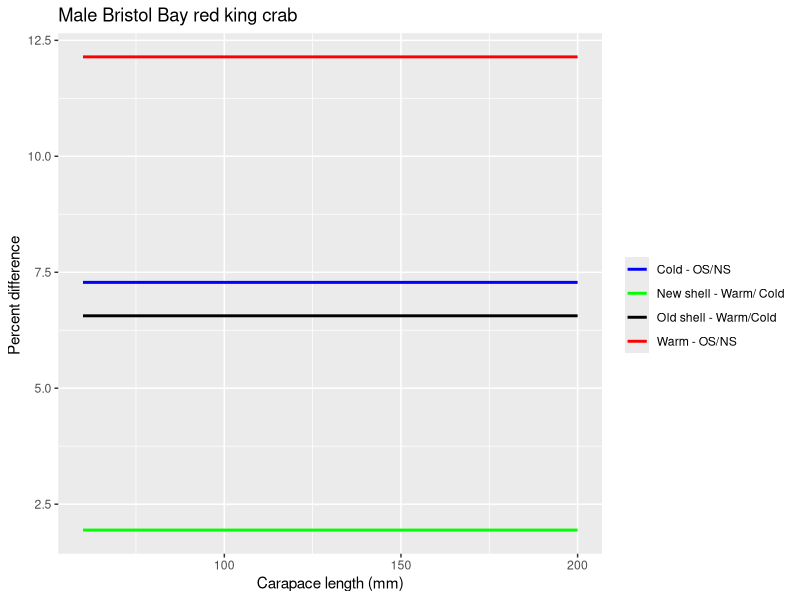
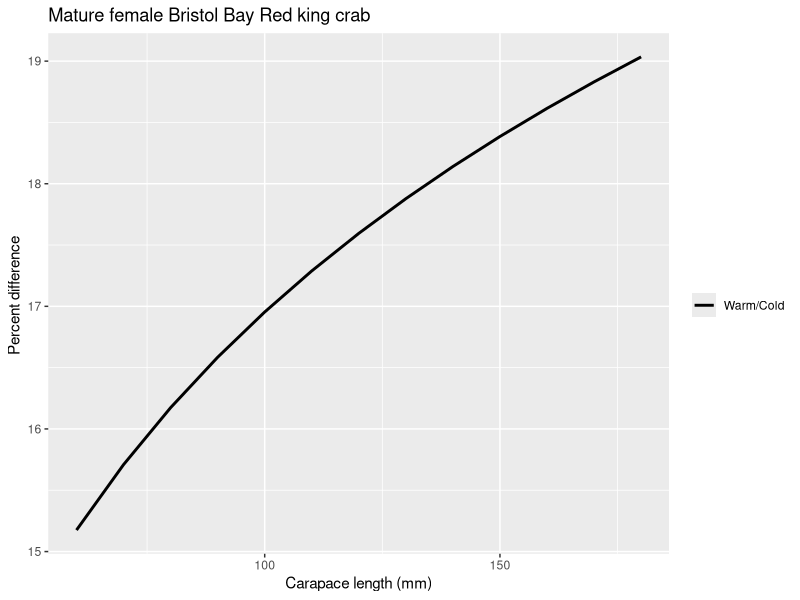
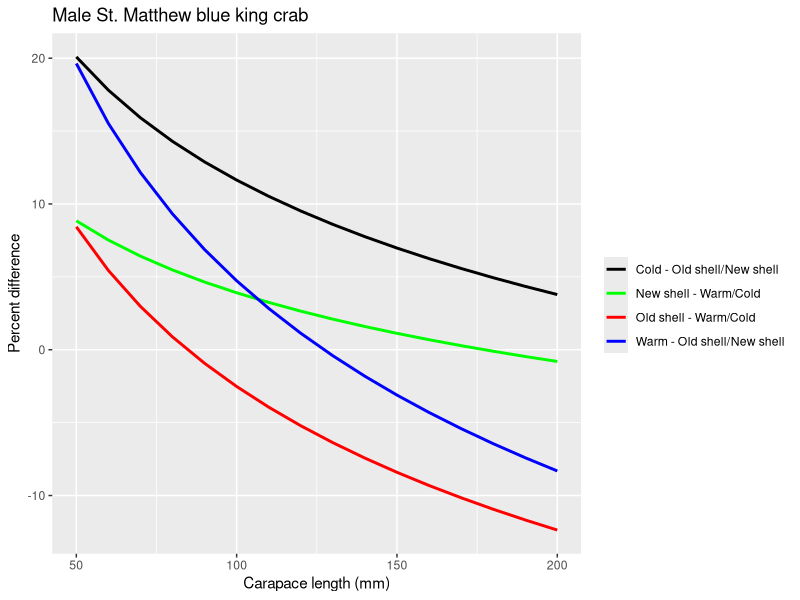
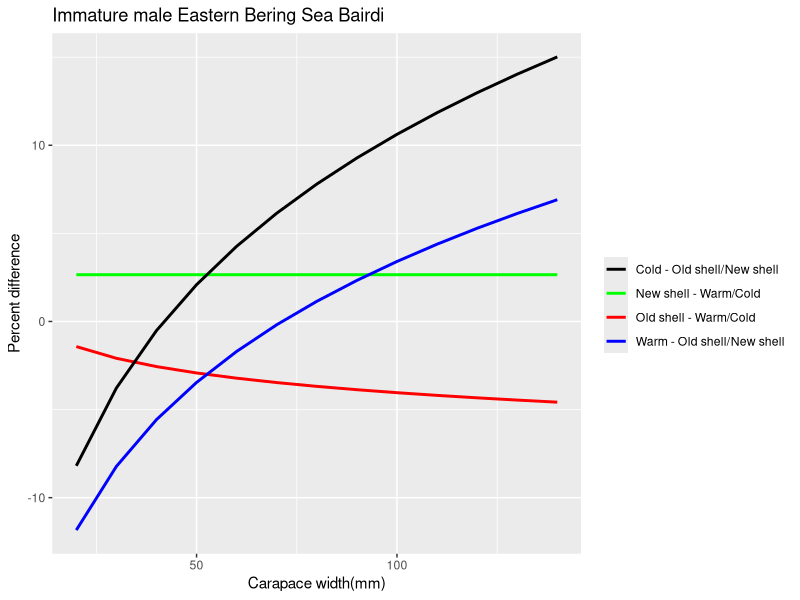
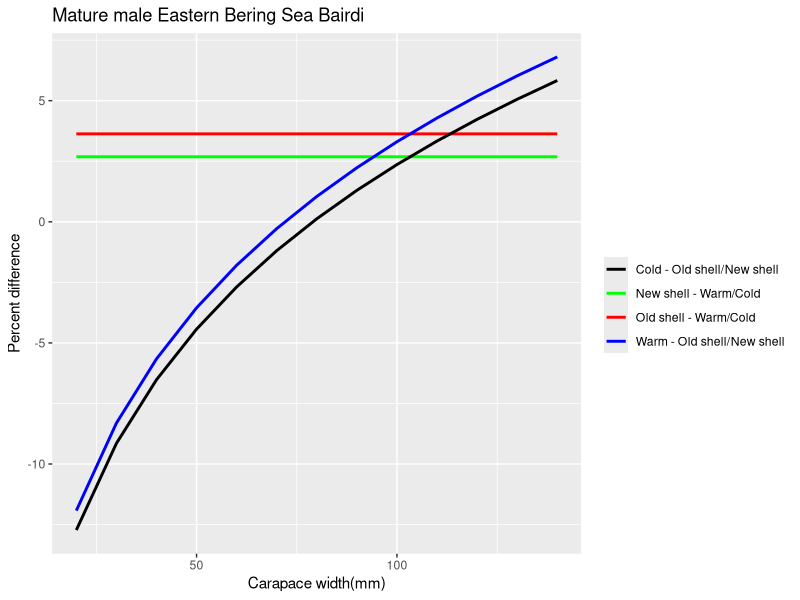
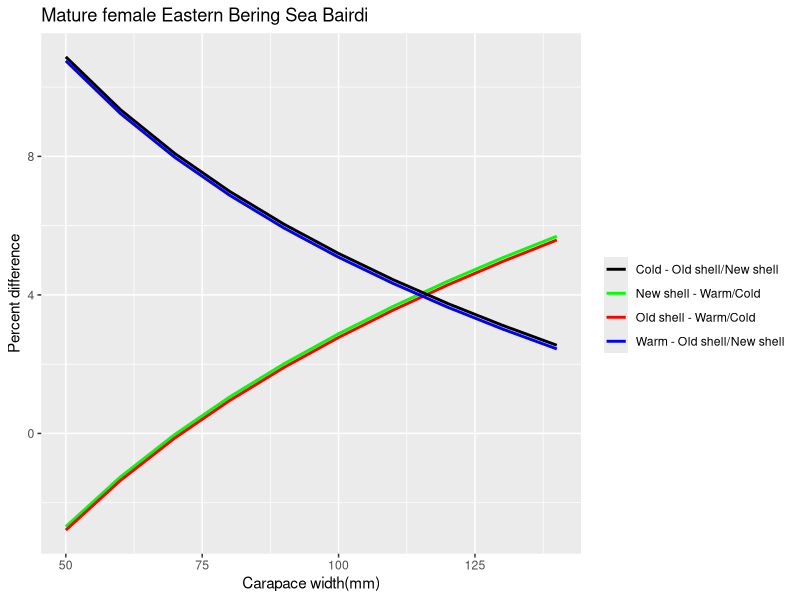
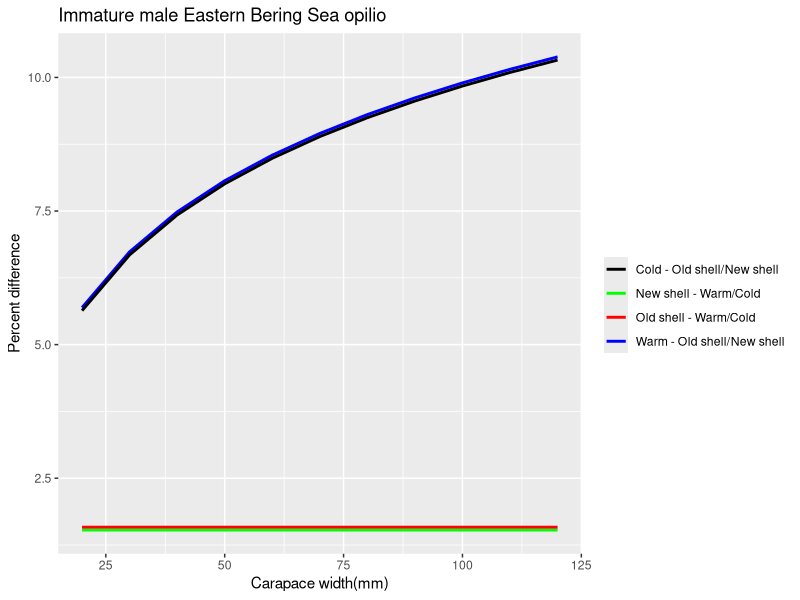
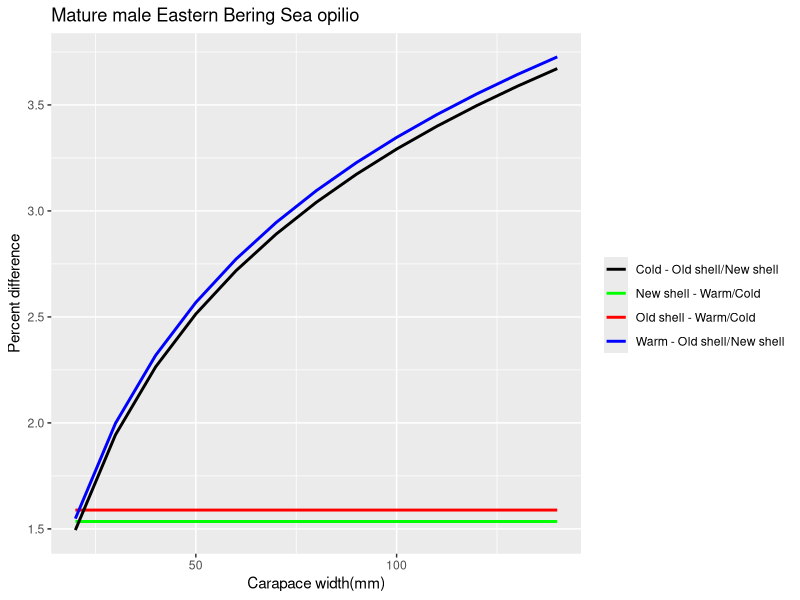

Write R code to recreate these figures, in order.
rm(list = ls())
# Jon Richar 
# 6/16/2020
library(tidyverse)
library(stats)
library(nlme)
library(ggpubr)
library(ggplot2)

pct_dif<-read.csv("./DATA/Biomass_DATA/Calc_weight_differences_ML.csv")

names(pct_dif)


###############################################################################################
################################# BBRKC #######################################################
###############################################################################################


################################## Abbreviate ###################################################
Size10mm<-pct_dif$Size10[6:20]
BBRKC_MALE_COLD_NS<-pct_dif$BBRKC_MALE_COLD_NS[6:20]
BBRKC_MALE_WARM_NS<-pct_dif$BBRKC_MALE_WARM_NS[6:20]
BBRKC_MALE_COLD_OS<-pct_dif$BBRKC_MALE_COLD_OS[6:20]
BBRKC_MALE_WARM_OS<-pct_dif$BBRKC_MALE_WARM_OS[6:20]

BBRKC_WARM_COLD_NS_dif<-((BBRKC_MALE_WARM_NS-BBRKC_MALE_COLD_NS)/BBRKC_MALE_COLD_NS)*100
BBRKC_WARM_COLD_OS_dif<-((BBRKC_MALE_WARM_OS-BBRKC_MALE_COLD_OS)/BBRKC_MALE_COLD_OS)*100
BBRKC_WARM_OS_NS_dif<-((BBRKC_MALE_WARM_OS-BBRKC_MALE_WARM_NS)/BBRKC_MALE_WARM_NS)*100
BBRKC_COLD_OS_NS_dif<-((BBRKC_MALE_COLD_OS-BBRKC_MALE_COLD_NS)/BBRKC_MALE_COLD_NS)*100

rkc_dat<-as.data.frame(cbind(Size10mm,BBRKC_WARM_COLD_NS_dif,BBRKC_WARM_COLD_OS_dif,BBRKC_WARM_OS_NS_dif,BBRKC_COLD_OS_NS_dif))
rkc_dat

ggplot(rkc_dat,aes(x=Size10mm))+
  geom_line(aes(y=BBRKC_WARM_COLD_NS_dif,color = "New shell - Warm/ Cold"),size=1,linetype=1)+
  geom_line(aes(y=BBRKC_WARM_COLD_OS_dif,color="Old shell - Warm/Cold"),size=1,linetype=1)+
  geom_line(aes(y=BBRKC_WARM_OS_NS_dif,color = "Warm - OS/NS"),size=1,linetype=1)+
  geom_line(aes(y=BBRKC_COLD_OS_NS_dif,color="Cold - OS/NS"),size=1,linetype=1)+
  scale_colour_manual(name='',values=c('New shell - Warm/ Cold'='green','Old shell - Warm/Cold' = 'black','Warm - OS/NS'='red','Cold - OS/NS' = 'blue'))+
  guides(colour = guide_legend(override.aes = list(linetype=c(1,1,1,1))))+
  labs(color = "Category",x = "Carapace length (mm)", y = "Percent difference ",title="Male Bristol Bay red king crab")

rkc_all_short<-ggplot(rkc_dat,aes(x=Size10mm))+
  geom_line(aes(y=BBRKC_WARM_COLD_NS_dif,color = "New shell - Warm/ Cold"),size=1,linetype=1)+
  geom_line(aes(y=BBRKC_WARM_COLD_OS_dif,color="Old shell - Warm/Cold"),size=1,linetype=1)+
  geom_line(aes(y=BBRKC_WARM_OS_NS_dif,color = "Warm - OS/NS"),size=1,linetype=1)+
  geom_line(aes(y=BBRKC_COLD_OS_NS_dif,color="Cold - OS/NS"),size=1,linetype=1)+
  scale_colour_manual(name='',values=c('New shell - Warm/ Cold'='green','Old shell - Warm/Cold' = 'black','Warm - OS/NS'='red','Cold - OS/NS' = 'blue'))+
  guides(colour = guide_legend(override.aes = list(linetype=c(1,1,1,1))))+
  labs(color = "Category",x = "Carapace length (mm)", y = "Percent difference ",title="Male Bristol Bay red king crab")

#########################################################################################
################################ Females ##################################################

Size10mm<-pct_dif$Size10[6:18]
BBRKC_MATFEM_COLD<-pct_dif$BBRKC_MATFEM_COLD[6:18]
BBRKC_MATFEM_WARM<-pct_dif$BBRKC_MATFEM_WARM[6:18]

BBRKC_MATFEM_WARM_COLD_dif<-((BBRKC_MATFEM_WARM-BBRKC_MATFEM_COLD)/BBRKC_MATFEM_COLD)*100
BBRKC_MATFEM_WARM_COLD_dif
femrkc_dat<-as.data.frame(cbind(Size10mm,BBRKC_MATFEM_WARM_COLD_dif))

ggplot(femrkc_dat,aes(x=Size10mm))+
  geom_line(aes(y=BBRKC_MATFEM_WARM_COLD_dif,color = "Warm/Cold"),size=1)+
  scale_colour_manual(name='',values=c('Warm/Cold'='black'))+
  guides(colour = guide_legend(override.aes = list(linetype=c(1))))+
  labs(color = "Category",x = "Carapace length (mm)", y = "Percent difference ",title="Mature female Bristol Bay Red king crab")

rkc_fem_short<-ggplot(femrkc_dat,aes(x=Size10mm))+
  geom_line(aes(y=BBRKC_MATFEM_WARM_COLD_dif,color = "Warm/Cold"),size=1)+
  scale_colour_manual(name='',values=c('Warm/Cold'='black'))+
  guides(colour = guide_legend(override.aes = list(linetype=c(1))))+
  labs(color = "Category",x = "Carapace length (mm)", y = "Percent difference ",title="Mature female Bristol Bay Red king crab")

#############################################################################################
################################ SMBKC ######################################################
#############################################################################################



Size10mm<-pct_dif$Size10mm[5:20]
SMBKC_MALE_COLD_NS<-pct_dif$SMBKC_MALE_COLD_NS[5:20]
SMBKC_MALE_WARM_NS<-pct_dif$SMBKC_MALE_WARM_NS[5:20]
SMBKC_MALE_COLD_OS<-pct_dif$SMBKC_MALE_COLD_OS[5:20]
SMBKC_MALE_WARM_OS<-pct_dif$SMBKC_MALE_WARM_OS[5:20]

SMBKC_MALE_NS_WARM_COLD_dif<-((SMBKC_MALE_WARM_NS-SMBKC_MALE_COLD_NS)/SMBKC_MALE_COLD_NS)*100
SMBKC_MALE_OS_WARM_COLD_dif<-((SMBKC_MALE_WARM_OS-SMBKC_MALE_COLD_OS)/SMBKC_MALE_COLD_OS)*100
SMBKC_MALE_OS_NS_WARM_dif<-((SMBKC_MALE_WARM_OS-SMBKC_MALE_WARM_NS)/SMBKC_MALE_WARM_NS)*100
SMBKC_MALE_OS_NS_COLD_dif<-((SMBKC_MALE_COLD_OS-SMBKC_MALE_COLD_NS)/SMBKC_MALE_COLD_NS)*100

smbkc_dat<-as.data.frame(cbind(Size10mm,SMBKC_MALE_NS_WARM_COLD_dif,SMBKC_MALE_OS_WARM_COLD_dif,SMBKC_MALE_OS_NS_WARM_dif,SMBKC_MALE_OS_NS_COLD_dif))

ggplot(smbkc_dat,aes(x=Size10mm))+
  geom_line(aes(y=SMBKC_MALE_NS_WARM_COLD_dif,color = "New shell - Warm/Cold"),size=1)+
  geom_line(aes(y=SMBKC_MALE_OS_WARM_COLD_dif,color="Old shell - Warm/Cold"),size=1)+
  geom_line(aes(y=SMBKC_MALE_OS_NS_WARM_dif,color = "Warm - Old shell/New shell"),size=1)+
  geom_line(aes(y=SMBKC_MALE_OS_NS_COLD_dif,color="Cold - Old shell/New shell"),size = 1)+
  scale_colour_manual(name='',values=c('New shell - Warm/Cold'='green','Old shell - Warm/Cold' = 'red','Warm - Old shell/New shell'='blue','Cold - Old shell/New shell' = 'black'))+
  guides(colour = guide_legend(override.aes = list(linetype=c(1,1,1,1))))+
  labs(color = "Category",x = "Carapace length (mm)", y = "Percent difference",title="Male St. Matthew blue king crab")

smbkc_short<-ggplot(smbkc_dat,aes(x=Size10mm))+
  geom_line(aes(y=SMBKC_MALE_NS_WARM_COLD_dif,color = "New shell - Warm/Cold"),size=1)+
  geom_line(aes(y=SMBKC_MALE_OS_WARM_COLD_dif,color="Old shell - Warm/Cold"),size=1)+
  geom_line(aes(y=SMBKC_MALE_OS_NS_WARM_dif,color = "Warm - Old shell/New shell"),size=1)+
  geom_line(aes(y=SMBKC_MALE_OS_NS_COLD_dif,color="Cold - Old shell/New shell"),size = 1)+
  scale_colour_manual(name='',values=c('New shell - Warm/Cold'='green','Old shell - Warm/Cold' = 'red','Warm - Old shell/New shell'='blue','Cold - Old shell/New shell' = 'black'))+
  guides(colour = guide_legend(override.aes = list(linetype=c(1,1,1,1))))+
  labs(color = "Category",x = "Carapace length (mm)", y = "Percent difference",title="Male St. Matthew blue king crab")

#########################################################################################################
################################### BAIRDI ##############################################################

#################################### Immature  Males ####################################################

Size10mm<-pct_dif$Size10mm[2:14]
EBSCB_Immatmale_NS_COLD<-pct_dif$EBSCB_Immatmale_NS_COLD[2:14]
EBSCB_Immatmale_NS_WARM<-pct_dif$EBSCB_Immatmale_NS_WARM[2:14]
EBSCB_Immatmale_OS_COLD<-pct_dif$EBSCB_Immatmale_OS_COLD[2:14]
EBSCB_Immatmale_OS_WARM<-pct_dif$EBSCB_Immatmale_OS_WARM[2:14]

EBSCB_Immatmale_NS_WARM_COLD_dif<-((EBSCB_Immatmale_NS_WARM-EBSCB_Immatmale_NS_COLD)/EBSCB_Immatmale_NS_COLD)*100
EBSCB_Immatmale_OS_WARM_COLD_dif<-((EBSCB_Immatmale_OS_WARM-EBSCB_Immatmale_OS_COLD)/EBSCB_Immatmale_OS_COLD)*100
EBSCB_Immatmale_OS_NS_WARM_dif<-((EBSCB_Immatmale_OS_WARM-EBSCB_Immatmale_NS_WARM)/EBSCB_Immatmale_NS_WARM)*100
EBSCB_Immatmale_OS_NS_COLD_dif<-((EBSCB_Immatmale_OS_COLD-EBSCB_Immatmale_NS_COLD)/EBSCB_Immatmale_NS_COLD)*100

cb_immatdat<-as.data.frame(cbind(Size10mm,
                                 EBSCB_Immatmale_NS_WARM_COLD_dif,
                                 EBSCB_Immatmale_OS_WARM_COLD_dif,
                                 EBSCB_Immatmale_OS_NS_WARM_dif,
                                 EBSCB_Immatmale_OS_NS_COLD_dif))

ggplot(cb_immatdat,aes(x=Size10mm))+
  geom_line(aes(y=EBSCB_Immatmale_NS_WARM_COLD_dif,color = "New shell - Warm/Cold"),size=1)+
  geom_line(aes(y=EBSCB_Immatmale_OS_WARM_COLD_dif,color="Old shell - Warm/Cold"),size = 1)+
  geom_line(aes(y=EBSCB_Immatmale_OS_NS_WARM_dif,color = "Warm - Old shell/New shell"),size = 1)+
  geom_line(aes(y=EBSCB_Immatmale_OS_NS_COLD_dif,color="Cold - Old shell/New shell"),size=1)+
  scale_colour_manual(name='',values=c('New shell - Warm/Cold'='green','Old shell - Warm/Cold' = 'red','Warm - Old shell/New shell'='blue','Cold - Old shell/New shell' = 'black'))+
  guides(colour = guide_legend(override.aes = list(linetype=c(1,1,1,1))))+
  labs(color = "Category",x = "Carapace width(mm)", y = "Percent difference",title="Immature male Eastern Bering Sea Bairdi")

cb_immat_short<-ggplot(cb_immatdat,aes(x=Size10mm))+
  geom_line(aes(y=EBSCB_Immatmale_NS_WARM_COLD_dif,color = "New shell - Warm/Cold"),size=1)+
  geom_line(aes(y=EBSCB_Immatmale_OS_WARM_COLD_dif,color="Old shell - Warm/Cold"),size = 1)+
  geom_line(aes(y=EBSCB_Immatmale_OS_NS_WARM_dif,color = "Warm - Old shell/New shell"),size = 1)+
  geom_line(aes(y=EBSCB_Immatmale_OS_NS_COLD_dif,color="Cold - Old shell/New shell"),size=1)+
  scale_colour_manual(name='',values=c('New shell - Warm/Cold'='green','Old shell - Warm/Cold' = 'red','Warm - Old shell/New shell'='blue','Cold - Old shell/New shell' = 'black'))+
  guides(colour = guide_legend(override.aes = list(linetype=c(1,1,1,1))))+
  labs(color = "Category",x = "Carapace width(mm)", y = "Percent difference",title="Immature male Eastern Bering Sea Bairdi")


##########################################################################################################
##################################### Mature  Males#########################################################

Size10mm<-pct_dif$Size10mm[2:14]
EBSCB_Matmale_NS_COLD<-pct_dif$EBSCB_Matmale_NS_COLD[2:14]
EBSCB_Matmale_NS_WARM<-pct_dif$EBSCB_Matmale_NS_WARM[2:14]
EBSCB_Matmale_OS_COLD<-pct_dif$EBSCB_Matmale_OS_COLD[2:14]
EBSCB_Matmale_OS_WARM<-pct_dif$EBSCB_Matmale_OS_WARM[2:14]

EBSCB_Matmale_NS_WARM_COLD_dif<-((EBSCB_Matmale_NS_WARM-EBSCB_Matmale_NS_COLD)/EBSCB_Matmale_NS_COLD)*100
EBSCB_Matmale_OS_WARM_COLD_dif<-((EBSCB_Matmale_OS_WARM-EBSCB_Matmale_OS_COLD)/EBSCB_Matmale_OS_COLD)*100
EBSCB_Matmale_OS_NS_WARM_dif<-((EBSCB_Matmale_OS_WARM-EBSCB_Matmale_NS_WARM)/EBSCB_Matmale_NS_WARM)*100
EBSCB_Matmale_OS_NS_COLD_dif<-((EBSCB_Matmale_OS_COLD-EBSCB_Matmale_NS_COLD)/EBSCB_Matmale_NS_COLD)*100

cb_matdat<-as.data.frame(cbind(Size10mm,
                               EBSCB_Matmale_NS_WARM_COLD_dif,
                               EBSCB_Matmale_OS_WARM_COLD_dif,
                               EBSCB_Matmale_OS_NS_WARM_dif,
                               EBSCB_Matmale_OS_NS_COLD_dif))

ggplot(cb_matdat,aes(x=Size10mm))+
  geom_line(aes(y=EBSCB_Matmale_NS_WARM_COLD_dif,color = "New shell - Warm/Cold"),size=1)+
  geom_line(aes(y=EBSCB_Matmale_OS_WARM_COLD_dif,color="Old shell - Warm/Cold"),size = 1)+
  geom_line(aes(y=EBSCB_Matmale_OS_NS_WARM_dif,color = "Warm - Old shell/New shell"),size = 1)+
  geom_line(aes(y=EBSCB_Matmale_OS_NS_COLD_dif,color="Cold - Old shell/New shell"),size=1)+
  scale_colour_manual(name='',values=c('New shell - Warm/Cold'='green','Old shell - Warm/Cold' = 'red','Warm - Old shell/New shell'='blue','Cold - Old shell/New shell' = 'black'))+
  guides(colour = guide_legend(override.aes = list(linetype=c(1,1,1,1))))+
  labs(color = "Category",x = "Carapace width(mm)", y = "Percent difference",title="Mature male Eastern Bering Sea Bairdi")

cb_matmale_short<-ggplot(cb_matdat,aes(x=Size10mm))+
  geom_line(aes(y=EBSCB_Matmale_NS_WARM_COLD_dif,color = "New shell - Warm/Cold"),size=1)+
  geom_line(aes(y=EBSCB_Matmale_OS_WARM_COLD_dif,color="Old shell - Warm/Cold"),size = 1)+
  geom_line(aes(y=EBSCB_Matmale_OS_NS_WARM_dif,color = "Warm - Old shell/New shell"),size = 1)+
  geom_line(aes(y=EBSCB_Matmale_OS_NS_COLD_dif,color="Cold - Old shell/New shell"),size=1)+
  scale_colour_manual(name='',values=c('New shell - Warm/Cold'='green','Old shell - Warm/Cold' = 'red','Warm - Old shell/New shell'='blue','Cold - Old shell/New shell' = 'black'))+
  guides(colour = guide_legend(override.aes = list(linetype=c(1,1,1,1))))+
  labs(color = "Category",x = "Carapace width(mm)", y = "Percent difference",title="Mature male Eastern Bering Sea Bairdi")

########################################################################################################################################
######################################### Females #######################################################################################

Size10mm<-pct_dif$Size10mm[5:14]
EBSCB_MatFemale_NS_COLD<-pct_dif$EBSCB_MatFemale_NS_COLD[5:14]
EBSCB_MatFemale_NS_WARM<-pct_dif$EBSCB_MatFemale_NS_WARM[5:14]
EBSCB_MatFemale_OS_COLD<-pct_dif$EBSCB_MatFemale_OS_COLD[5:14]
EBSCB_MatFemale_OS_WARM<-pct_dif$EBSCB_MatFemale_OS_WARM[5:14]


EBSCB_MatFemale_NS_WARM_COLD_dif<-((EBSCB_MatFemale_NS_WARM-EBSCB_MatFemale_NS_COLD)/EBSCB_MatFemale_NS_COLD)*100
EBSCB_MatFemale_OS_WARM_COLD_dif<-((EBSCB_MatFemale_OS_WARM-EBSCB_MatFemale_OS_COLD)/EBSCB_MatFemale_OS_COLD)*100
EBSCB_MatFemale_OS_NS_WARM_dif<-((EBSCB_MatFemale_OS_WARM-EBSCB_MatFemale_NS_WARM)/EBSCB_MatFemale_NS_WARM)*100
EBSCB_MatFemale_OS_NS_COLD_dif<-((EBSCB_MatFemale_OS_COLD-EBSCB_MatFemale_NS_COLD)/EBSCB_MatFemale_NS_COLD)*100

cb_matfemdat<-as.data.frame(cbind(Size10mm,
                                  EBSCB_MatFemale_NS_WARM_COLD_dif,
                                  EBSCB_MatFemale_OS_WARM_COLD_dif,
                                  EBSCB_MatFemale_OS_NS_WARM_dif,
                                  EBSCB_MatFemale_OS_NS_COLD_dif))

ggplot(cb_matfemdat,aes(x=Size10mm))+
  geom_line(aes(y=EBSCB_MatFemale_NS_WARM_COLD_dif,color = "New shell - Warm/Cold"),size=1)+
  geom_line(aes(y=EBSCB_MatFemale_OS_WARM_COLD_dif,color="Old shell - Warm/Cold"),size = 1)+
  geom_line(aes(y=EBSCB_MatFemale_OS_NS_WARM_dif,color = "Warm - Old shell/New shell"),size = 1)+
  geom_line(aes(y=EBSCB_MatFemale_OS_NS_COLD_dif,color="Cold - Old shell/New shell"),size=1)+
  scale_colour_manual(name='',values=c('New shell - Warm/Cold'='green','Old shell - Warm/Cold' = 'red','Warm - Old shell/New shell'='blue','Cold - Old shell/New shell' = 'black'))+
  guides(colour = guide_legend(override.aes = list(linetype=c(1,1,1,1))))+
  labs(color = "Category",x = "Carapace width(mm)", y = "Percent difference",title="Mature female Eastern Bering Sea Bairdi")

cb_matfem_short<-ggplot(cb_matfemdat,aes(x=Size10mm))+
  geom_line(aes(y=EBSCB_MatFemale_NS_WARM_COLD_dif,color = "New shell - Warm/Cold"),size=1)+
  geom_line(aes(y=EBSCB_MatFemale_OS_WARM_COLD_dif,color="Old shell - Warm/Cold"),size = 1)+
  geom_line(aes(y=EBSCB_MatFemale_OS_NS_WARM_dif,color = "Warm - Old shell/New shell"),size = 1)+
  geom_line(aes(y=EBSCB_MatFemale_OS_NS_COLD_dif,color="Cold - Old shell/New shell"),size=1)+
  scale_colour_manual(name='',values=c('New shell - Warm/Cold'='green','Old shell - Warm/Cold' = 'red','Warm - Old shell/New shell'='blue','Cold - Old shell/New shell' = 'black'))+
  guides(colour = guide_legend(override.aes = list(linetype=c(1,1,1,1))))+
  labs(color = "Category",x = "Carapace width(mm)", y = "Percent difference",title="Mature female Eastern Bering Sea Bairdi")

####################################################################################################################################
############################################################# OPILIO#################################################################
# Immature  Males
################################## Abbreviate ####################################################################
Size10mm<-pct_dif$Size10mm[2:12]
EBSCO_Immatmale_NS_COLD<-pct_dif$EBSCO_Immatmale_NS_COLD[2:12]
EBSCO_Immatmale_NS_WARM<-pct_dif$EBSCO_Immatmale_NS_WARM[2:12]
EBSCO_Immatmale_OS_COLD<-pct_dif$EBSCO_Immatmale_OS_COLD[2:12]
EBSCO_Immatmale_OS_WARM<-pct_dif$EBSCO_Immatmale_OS_WARM[2:12]

EBSCO_Immatmale_NS_WARM_COLD_dif<-((EBSCO_Immatmale_NS_WARM-EBSCO_Immatmale_NS_COLD)/EBSCO_Immatmale_NS_COLD)*100
EBSCO_Immatmale_OS_WARM_COLD_dif<-((EBSCO_Immatmale_OS_WARM-EBSCO_Immatmale_OS_COLD)/EBSCO_Immatmale_OS_COLD)*100
EBSCO_Immatmale_OS_NS_WARM_dif<-((EBSCO_Immatmale_OS_WARM-EBSCO_Immatmale_NS_WARM)/EBSCO_Immatmale_NS_WARM)*100
EBSCO_Immatmale_OS_NS_COLD_dif<-((EBSCO_Immatmale_OS_COLD-EBSCO_Immatmale_NS_COLD)/EBSCO_Immatmale_NS_COLD)*100

co_immatdat<-as.data.frame(cbind(Size10mm,
                                 EBSCO_Immatmale_NS_WARM_COLD_dif,
                                 EBSCO_Immatmale_OS_WARM_COLD_dif,
                                 EBSCO_Immatmale_OS_NS_WARM_dif,
                                 EBSCO_Immatmale_OS_NS_COLD_dif))

ggplot(co_immatdat,aes(x=Size10mm))+
  geom_line(aes(y=EBSCO_Immatmale_NS_WARM_COLD_dif,color = "New shell - Warm/Cold"),size=1)+
  geom_line(aes(y=EBSCO_Immatmale_OS_WARM_COLD_dif,color="Old shell - Warm/Cold"),size = 1)+
  geom_line(aes(y=EBSCO_Immatmale_OS_NS_WARM_dif,color = "Warm - Old shell/New shell"),size = 1)+
  geom_line(aes(y=EBSCO_Immatmale_OS_NS_COLD_dif,color="Cold - Old shell/New shell"),size=1)+
  scale_colour_manual(name='',values=c('New shell - Warm/Cold'='green','Old shell - Warm/Cold' = 'red','Warm - Old shell/New shell'='blue','Cold - Old shell/New shell' = 'black'))+
  guides(colour = guide_legend(override.aes = list(linetype=c(1,1,1,1))))+
  labs(color = "Category",x = "Carapace width(mm)", y = "Percent difference",title="Immature male Eastern Bering Sea opilio")

co_immat_short<-ggplot(co_immatdat,aes(x=Size10mm))+
  geom_line(aes(y=EBSCO_Immatmale_NS_WARM_COLD_dif,color = "New shell - Warm/Cold"),size=1)+
  geom_line(aes(y=EBSCO_Immatmale_OS_WARM_COLD_dif,color="Old shell - Warm/Cold"),size = 1)+
  geom_line(aes(y=EBSCO_Immatmale_OS_NS_WARM_dif,color = "Warm - Old shell/New shell"),size = 1)+
  geom_line(aes(y=EBSCO_Immatmale_OS_NS_COLD_dif,color="Cold - Old shell/New shell"),size=1)+
  scale_colour_manual(name='',values=c('New shell - Warm/Cold'='green','Old shell - Warm/Cold' = 'red','Warm - Old shell/New shell'='blue','Cold - Old shell/New shell' = 'black'))+
  guides(colour = guide_legend(override.aes = list(linetype=c(1,1,1,1))))+
  labs(color = "Category",x = "Carapace width(mm)", y = "Percent difference",title="Immature male Eastern Bering Sea opilio")

####################################### Mature  Males ##########################################################################

########################################## Abbreviate ##################################################################################
Size10mm<-pct_dif$Size10mm[2:14]
EBSCO_Matmale_NS_COLD<-pct_dif$EBSCO_Matmale_NS_COLD[2:14]
EBSCO_Matmale_NS_WARM<-pct_dif$EBSCO_Matmale_NS_WARM[2:14]
EBSCO_Matmale_OS_COLD<-pct_dif$EBSCO_Matmale_OS_COLD[2:14]
EBSCO_Matmale_OS_WARM<-pct_dif$EBSCO_Matmale_OS_WARM[2:14]

EBSCO_Matmale_NS_WARM_COLD_dif<-((EBSCO_Matmale_NS_WARM-EBSCO_Matmale_NS_COLD)/EBSCO_Matmale_NS_COLD)*100
EBSCO_Matmale_OS_WARM_COLD_dif<-((EBSCO_Matmale_OS_WARM-EBSCO_Matmale_OS_COLD)/EBSCO_Matmale_OS_COLD)*100
EBSCO_Matmale_OS_NS_WARM_dif<-((EBSCO_Matmale_OS_WARM-EBSCO_Matmale_NS_WARM)/EBSCO_Matmale_NS_WARM)*100
EBSCO_Matmale_OS_NS_COLD_dif<-((EBSCO_Matmale_OS_COLD-EBSCO_Matmale_NS_COLD)/EBSCO_Matmale_NS_COLD)*100

co_matdat<-as.data.frame(cbind(Size10mm,
                               EBSCO_Matmale_NS_WARM_COLD_dif,
                               EBSCO_Matmale_OS_WARM_COLD_dif,
                               EBSCO_Matmale_OS_NS_WARM_dif,
                               EBSCO_Matmale_OS_NS_COLD_dif))

ggplot(co_matdat,aes(x=Size10mm))+
  geom_line(aes(y=EBSCO_Matmale_NS_WARM_COLD_dif,color = "New shell - Warm/Cold"),size=1)+
  geom_line(aes(y=EBSCO_Matmale_OS_WARM_COLD_dif,color="Old shell - Warm/Cold"),size = 1)+
  geom_line(aes(y=EBSCO_Matmale_OS_NS_WARM_dif,color = "Warm - Old shell/New shell"),size = 1)+
  geom_line(aes(y=EBSCO_Matmale_OS_NS_COLD_dif,color="Cold - Old shell/New shell"),size=1)+
  scale_colour_manual(name='',values=c('New shell - Warm/Cold'='green','Old shell - Warm/Cold' = 'red','Warm - Old shell/New shell'='blue','Cold - Old shell/New shell' = 'black'))+
  guides(colour = guide_legend(override.aes = list(linetype=c(1,1,1,1))))+
  labs(color = "Category",x = "Carapace width(mm)", y = "Percent difference",title="Mature male Eastern Bering Sea opilio")

co_matmale_short<-ggplot(co_matdat,aes(x=Size10mm))+
  geom_line(aes(y=EBSCO_Matmale_NS_WARM_COLD_dif,color = "New shell - Warm/Cold"),size=1)+
  geom_line(aes(y=EBSCO_Matmale_OS_WARM_COLD_dif,color="Old shell - Warm/Cold"),size = 1)+
  geom_line(aes(y=EBSCO_Matmale_OS_NS_WARM_dif,color = "Warm - Old shell/New shell"),size = 1)+
  geom_line(aes(y=EBSCO_Matmale_OS_NS_COLD_dif,color="Cold - Old shell/New shell"),size=1)+
  scale_colour_manual(name='',values=c('New shell - Warm/Cold'='green','Old shell - Warm/Cold' = 'red','Warm - Old shell/New shell'='blue','Cold - Old shell/New shell' = 'black'))+
  guides(colour = guide_legend(override.aes = list(linetype=c(1,1,1,1))))+
  labs(color = "Category",x = "Carapace width(mm)", y = "Percent difference",title="Mature male Eastern Bering Sea opilio")


################################################### Females######################################################
################################################### Abbreviate ##################################################
Size10mm<-pct_dif$Size10mm[4:10]
EBSCO_MatFemale_NS_COLD<-pct_dif$EBSCO_MatFemale_NS_COLD[4:10]
EBSCO_MatFemale_NS_WARM<-pct_dif$EBSCO_MatFemale_NS_WARM[4:10]
EBSCO_MatFemale_OS_COLD<-pct_dif$EBSCO_MatFemale_OS_COLD[4:10]
EBSCO_MatFemale_OS_WARM<-pct_dif$EBSCO_MatFemale_OS_WARM[4:10]

EBSCO_MatFemale_NS_WARM_COLD_dif<-((EBSCO_MatFemale_NS_WARM-EBSCO_MatFemale_NS_COLD)/EBSCO_MatFemale_NS_COLD)*100
EBSCO_MatFemale_OS_WARM_COLD_dif<-((EBSCO_MatFemale_OS_WARM-EBSCO_MatFemale_OS_COLD)/EBSCO_MatFemale_OS_COLD)*100
EBSCO_MatFemale_OS_NS_WARM_dif<-((EBSCO_MatFemale_OS_WARM-EBSCO_MatFemale_NS_WARM)/EBSCO_MatFemale_NS_WARM)*100
EBSCO_MatFemale_OS_NS_COLD_dif<-((EBSCO_MatFemale_OS_COLD-EBSCO_MatFemale_NS_COLD)/EBSCO_MatFemale_NS_COLD)*100

co_matfemdat<-as.data.frame(cbind(Size10mm,
                                  EBSCO_MatFemale_NS_WARM_COLD_dif,
                                  EBSCO_MatFemale_OS_WARM_COLD_dif,
                                  EBSCO_MatFemale_OS_NS_WARM_dif,
                                  EBSCO_MatFemale_OS_NS_COLD_dif))

ggplot(co_matfemdat,aes(x=Size10mm))+
  geom_line(aes(y=EBSCO_MatFemale_NS_WARM_COLD_dif,color = "New shell - Warm/Cold"),size=1)+
  geom_line(aes(y=EBSCO_MatFemale_OS_WARM_COLD_dif,color="Old shell - Warm/Cold"),size = 1)+
  geom_line(aes(y=EBSCO_MatFemale_OS_NS_WARM_dif,color = "Warm - Old shell/New shell"),size = 1)+
  geom_line(aes(y=EBSCO_MatFemale_OS_NS_COLD_dif,color="Cold - Old shell/New shell"),size=1)+
  scale_colour_manual(name='',values=c('New shell - Warm/Cold'='green','Old shell - Warm/Cold' = 'red','Warm - Old shell/New shell'='blue','Cold - Old shell/New shell' = 'black'))+
  guides(colour = guide_legend(override.aes = list(linetype=c(1,1,1,1))))+
  labs(color = "Category",x = "Carapace width(mm)", y = "Percent difference",title="Mature female Eastern Bering Sea opilio")

co_matfem_short<-ggplot(co_matfemdat,aes(x=Size10mm))+
  geom_line(aes(y=EBSCO_MatFemale_NS_WARM_COLD_dif,color = "New shell - Warm/Cold"),size=1)+
  geom_line(aes(y=EBSCO_MatFemale_OS_WARM_COLD_dif,color="Old shell - Warm/Cold"),size = 1)+
  geom_line(aes(y=EBSCO_MatFemale_OS_NS_WARM_dif,color = "Warm - Old shell/New shell"),size = 1)+
  geom_line(aes(y=EBSCO_MatFemale_OS_NS_COLD_dif,color="Cold - Old shell/New shell"),size=1)+
  scale_colour_manual(name='',values=c('New shell - Warm/Cold'='green','Old shell - Warm/Cold' = 'red','Warm - Old shell/New shell'='blue','Cold - Old shell/New shell' = 'black'))+
  guides(colour = guide_legend(override.aes = list(linetype=c(1,1,1,1))))+
  labs(color = "Category",x = "Carapace width(mm)", y = "Percent difference",title="Mature female Eastern Bering Sea opilio")


####################################################################################################################
########################## NBS #####################################################################################

######################################## 
########################################### BBRKC + SMBKC
dev.new()

ggarrange(rkc_all_short,smbkc_short,
          labels = c("a.)", "b.)"),
          ncol = 1, nrow = 2)

##### ########################### male Bairdi and opilio

dev.new()

ggarrange(cb_immat_short,cb_matmale_short,co_immat_short,co_matmale_short,
          labels = c("a.)", "b.)","c.)", "d.)"),
          ncol = 2, nrow = 2)

################################## Female RKC, bairdi and opilio
dev.new()

ggarrange(rkc_fem_short,cb_matfem_short,co_matfem_short,
labels = c("a.)", "b.)", "c.)"),
ncol = 2, nrow = 2)


################################# NBS ###############################################

#dev.new()
#ggarrange(nsrkc,nbs_bkc, nbs_co,
#          labels = c("a.)", "b.)", "c.)"),
#          ncol = 2, nrow = 2)

